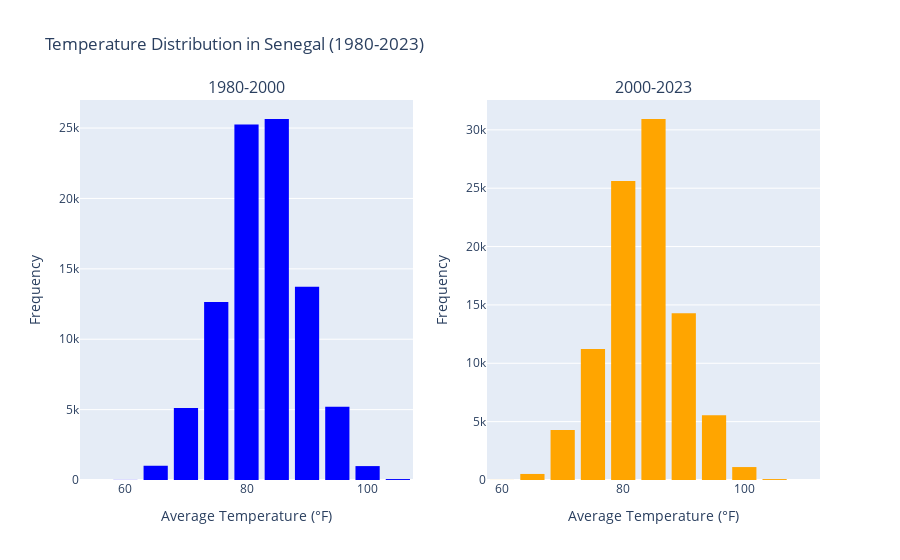

Source (notebook cell):
### Code cell
# Create subplots: 1 row, 2 columns
fig = make_subplots(rows=1, cols=2, subplot_titles=['1980-2000', '2000-2023'])

# Add histogram for 1980-2000
fig.add_trace(
    go.Histogram(x=data_1980_2000['tavg'], name='1980-2000', marker_color='blue', nbinsx=20),
    row=1, col=1
)

# Add histogram for 2000-2023
fig.add_trace(
    go.Histogram(x=data_2000_2023['tavg'], name='2000-2023', marker_color='orange', nbinsx=20),
    row=1, col=2
)

# Update layout
fig.update_layout(title_text='Temperature Distribution in Senegal (1980-2023)',
                  xaxis_title_text='Average Temperature (°F)',
                  yaxis_title_text='Frequency',
                  bargap=0.2, # Gap between bars of adjacent location coordinates
                  showlegend=False)

# Customize the x and y axes for both histograms
fig.update_xaxes(title_text='Average Temperature (°F)', row=1, col=1)
fig.update_xaxes(title_text='Average Temperature (°F)', row=1, col=2)
fig.update_yaxes(title_text='Frequency', row=1, col=1)
fig.update_yaxes(title_text='Frequency', row=1, col=2)

# Show the figure
fig.show()

### Figure 1 — Plotly figure (JSON) as saved in the notebook; plotly's stock layout.template omitted (floating-point values rounded to 4 significant figures; data arrays with more than 128 entries replaced by an {"elided": "..."} marker saying what was removed)
{"data": [{"marker": {"color": "blue"}, "name": "1980-2000", "nbinsx": 20, "type": "histogram", "x": {"elided": "89669 float values"}, "xaxis": "x", "yaxis": "y"}, {"marker": {"color": "orange"}, "name": "2000-2023", "nbinsx": 20, "type": "histogram", "x": {"elided": "93593 float values"}, "xaxis": "x2", "yaxis": "y2"}], "layout": {"annotations": [{"font": {"size": 16}, "showarrow": false, "text": "1980-2000", "x": 0.225, "xanchor": "center", "xref": "paper", "y": 1, "yanchor": "bottom", "yref": "paper"}, {"font": {"size": 16}, "showarrow": false, "text": "2000-2023", "x": 0.775, "xanchor": "center", "xref": "paper", "y": 1, "yanchor": "bottom", "yref": "paper"}], "autosize": true, "bargap": 0.2, "showlegend": false, "title": {"text": "Temperature Distribution in Senegal (1980-2023)"}, "xaxis": {"anchor": "y", "autorange": true, "domain": [0, 0.45], "range": [52.5, 107.5], "title": {"text": "Average Temperature (°F)"}, "type": "linear"}, "xaxis2": {"anchor": "y2", "autorange": true, "domain": [0.55, 1], "range": [57.5, 112.5], "title": {"text": "Average Temperature (°F)"}, "type": "linear"}, "yaxis": {"anchor": "x", "autorange": true, "domain": [0, 1], "range": [0, 26990.0], "title": {"text": "Frequency"}}, "yaxis2": {"anchor": "x2", "autorange": true, "domain": [0, 1], "range": [0, 32560.0], "title": {"text": "Frequency"}}}}
